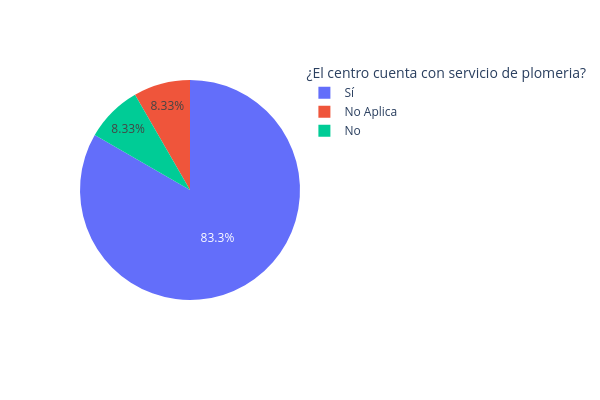

Source (notebook cell):
### Code cell
fig = px.pie(mantenimiento_df, names = mantenimiento_df["plomeria"].value_counts().index, values = mantenimiento_df["plomeria"].value_counts())

fig.update_layout(
    {
        "height" : 400,
        "width" : 600,
        "legend_title_text" : "¿El centro cuenta con servicio de mantenimiento a la plomeria?"
    }
)

### Figure 1 — Plotly figure (JSON) as saved in the notebook; plotly's stock layout.template omitted (floating-point values rounded to 4 significant figures)
{"data": [{"domain": {"x": [0, 1], "y": [0, 1]}, "hovertemplate": "label=%{label}<br>value=%{value}<extra></extra>", "labels": ["Sí", "No Aplica", "No"], "legendgroup": "", "name": "", "showlegend": true, "type": "pie", "values": [10, 1, 1]}], "layout": {"height": 400, "legend": {"title": {"text": "¿El centro cuenta con servicio de plomeria?"}, "tracegroupgap": 0}, "margin": {"t": 60}, "width": 600}}
